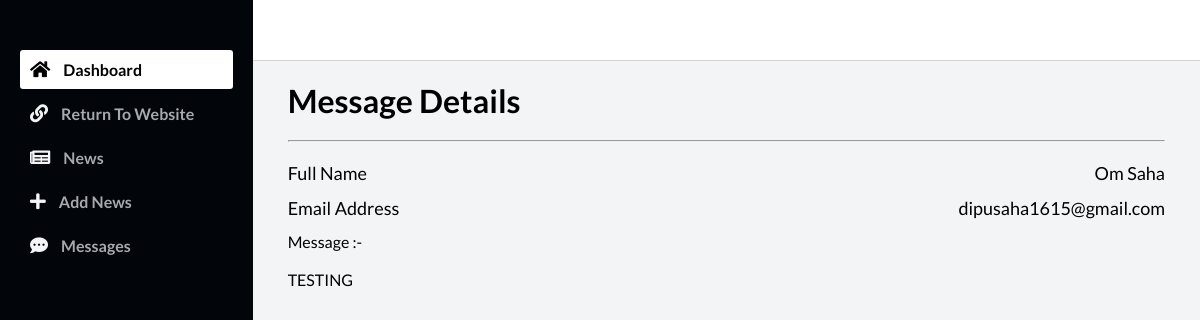
The page /admin_dashboard/message_details/1 on the database its author committed.
### main/models.py (models this page shows, shortened)
class Message(models.Model):
    full_name = models.TextField()
    email = models.TextField()
    message = models.TextField()

### admin_dashboard/views.py (the view)
# urls.py: path('message_details/<int:id>', views.message_details, name="message_details"),
def message_details(request, id):
    return render(request, "Admin/message_details.html", {"message":Message.objects.filter(pk=id).last()})

### Templates/Admin/message_details.html (shortened to what this page needs)
{% extends "admin_base.html" %}
{% block body %}
<div class="main__container">
<h1>Message Details</h1>
<hr style="margin: 20px 0px;">
<div class="space-between">
    <p>Full Name</p>
    <p>{{message.full_name}}</p>
</div>
<div class="space-between">
    <p>Email Address</p>
    <p>{{message.email}}</p>
</div>
<div class="">
    <p>Message :-</p><br>
</div>
<div class="">
    <p>{{message.message}}</p>
</div>
</div>
{% endblock body %}

### Templates/admin_base.html (style rules this page uses)
* { margin: 0; padding: 0; }
body { box-sizing: border-box; font-family: "Lato", sans-serif; }
.main__container { padding: 20px 35px; }

### Templates/Admin/message_details.html (style rules this page uses)
.space-between { display: flex; align-items: center; margin: 13px 0px; font-size: 18px; justify-content: space-between; }

### rows shown on the page
Message: full_name "Om Saha", email "dipusaha1615@gmail.com", message "TESTING"
